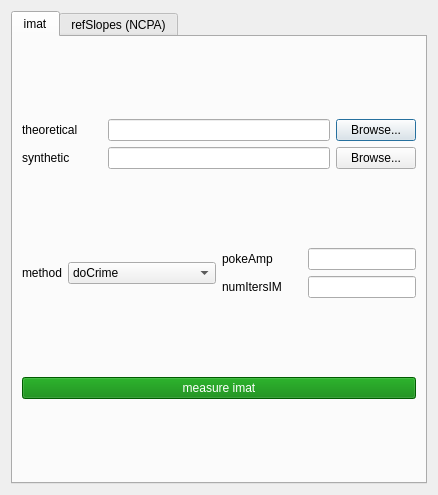
<?xml version="1.0" encoding="UTF-8"?>
<ui version="4.0">
 <class>AOCals</class>
 <widget class="QDialog" name="AOCals">
  <property name="geometry">
   <rect>
    <x>0</x>
    <y>0</y>
    <width>438</width>
    <height>495</height>
   </rect>
  </property>
  <property name="windowTitle">
   <string>AO Cals</string>
  </property>
  <layout class="QGridLayout" name="gridLayout">
   <item row="1" column="0">
    <widget class="QTabWidget" name="tabCals">
     <property name="styleSheet">
      <string notr="true">QTabWidget::tab-bar {
    alignment: left;
}</string>
     </property>
     <property name="currentIndex">
      <number>0</number>
     </property>
     <widget class="QWidget" name="tabCals_imat">
      <attribute name="title">
       <string>imat</string>
      </attribute>
      <layout class="QGridLayout" name="gridLayout_4">
       <item row="0" column="0" colspan="2">
        <layout class="QGridLayout" name="gridImat">
         <item row="0" column="0">
          <widget class="QLabel" name="gridImat_theor_label">
           <property name="sizePolicy">
            <sizepolicy hsizetype="Minimum" vsizetype="Preferred">
             <horstretch>0</horstretch>
             <verstretch>0</verstretch>
            </sizepolicy>
           </property>
           <property name="minimumSize">
            <size>
             <width>80</width>
             <height>0</height>
            </size>
           </property>
           <property name="maximumSize">
            <size>
             <width>100</width>
             <height>16777215</height>
            </size>
           </property>
           <property name="text">
            <string>theoretical</string>
           </property>
          </widget>
         </item>
         <item row="0" column="1">
          <widget class="QLineEdit" name="gridImat_theor_file"/>
         </item>
         <item row="0" column="2">
          <widget class="QPushButton" name="gridImat_theor_file_button">
           <property name="maximumSize">
            <size>
             <width>80</width>
             <height>16777215</height>
            </size>
           </property>
           <property name="text">
            <string>Browse...</string>
           </property>
          </widget>
         </item>
         <item row="1" column="0">
          <widget class="QLabel" name="gridImat_synth_label">
           <property name="sizePolicy">
            <sizepolicy hsizetype="Minimum" vsizetype="Preferred">
             <horstretch>0</horstretch>
             <verstretch>0</verstretch>
            </sizepolicy>
           </property>
           <property name="minimumSize">
            <size>
             <width>80</width>
             <height>0</height>
            </size>
           </property>
           <property name="maximumSize">
            <size>
             <width>100</width>
             <height>16777215</height>
            </size>
           </property>
           <property name="text">
            <string>synthetic</string>
           </property>
          </widget>
         </item>
         <item row="1" column="1">
          <widget class="QLineEdit" name="gridImat_synth_file"/>
         </item>
         <item row="1" column="2">
          <widget class="QPushButton" name="gridImat_synth_file_button">
           <property name="maximumSize">
            <size>
             <width>80</width>
             <height>16777215</height>
            </size>
           </property>
           <property name="text">
            <string>Browse...</string>
           </property>
          </widget>
         </item>
        </layout>
       </item>
       <item row="1" column="0">
        <layout class="QHBoxLayout" name="gridImatMethod">
         <item>
          <widget class="QLabel" name="gridImatMethod_label">
           <property name="text">
            <string>method</string>
           </property>
          </widget>
         </item>
         <item>
          <widget class="QComboBox" name="gridImatMethod_combo">
           <property name="sizePolicy">
            <sizepolicy hsizetype="Expanding" vsizetype="Fixed">
             <horstretch>0</horstretch>
             <verstretch>0</verstretch>
            </sizepolicy>
           </property>
           <property name="minimumSize">
            <size>
             <width>130</width>
             <height>0</height>
            </size>
           </property>
           <item>
            <property name="text">
             <string>doCrime</string>
            </property>
           </item>
           <item>
            <property name="text">
             <string>cacofoni</string>
            </property>
           </item>
           <item>
            <property name="text">
             <string>pushPull</string>
            </property>
           </item>
          </widget>
         </item>
        </layout>
       </item>
       <item row="1" column="1">
        <layout class="QGridLayout" name="gridImatParams">
         <item row="0" column="0">
          <widget class="QLabel" name="gridImatParams_pokeAmp_label">
           <property name="minimumSize">
            <size>
             <width>80</width>
             <height>0</height>
            </size>
           </property>
           <property name="text">
            <string>pokeAmp</string>
           </property>
          </widget>
         </item>
         <item row="0" column="1">
          <widget class="QLineEdit" name="gridImatParams_pokeAmp_entry">
           <property name="sizePolicy">
            <sizepolicy hsizetype="Maximum" vsizetype="Fixed">
             <horstretch>0</horstretch>
             <verstretch>0</verstretch>
            </sizepolicy>
           </property>
           <property name="minimumSize">
            <size>
             <width>60</width>
             <height>0</height>
            </size>
           </property>
           <property name="maximumSize">
            <size>
             <width>16777215</width>
             <height>16777215</height>
            </size>
           </property>
          </widget>
         </item>
         <item row="1" column="0">
          <widget class="QLabel" name="gridImatParams_numItersIM_label">
           <property name="minimumSize">
            <size>
             <width>80</width>
             <height>0</height>
            </size>
           </property>
           <property name="text">
            <string>numItersIM</string>
           </property>
          </widget>
         </item>
         <item row="1" column="1">
          <widget class="QLineEdit" name="gridImatParams_numItersIM_entry">
           <property name="sizePolicy">
            <sizepolicy hsizetype="Maximum" vsizetype="Fixed">
             <horstretch>0</horstretch>
             <verstretch>0</verstretch>
            </sizepolicy>
           </property>
           <property name="minimumSize">
            <size>
             <width>60</width>
             <height>0</height>
            </size>
           </property>
           <property name="maximumSize">
            <size>
             <width>16777215</width>
             <height>16777215</height>
            </size>
           </property>
          </widget>
         </item>
        </layout>
       </item>
       <item row="2" column="0" colspan="2">
        <widget class="QPushButton" name="measureImat_button">
         <property name="styleSheet">
          <string notr="true">color: white;
background-color: green;</string>
         </property>
         <property name="text">
          <string>measure imat</string>
         </property>
        </widget>
       </item>
      </layout>
     </widget>
     <widget class="QWidget" name="tabCals_refSlopes">
      <attribute name="title">
       <string>refSlopes (NCPA)</string>
      </attribute>
      <layout class="QGridLayout" name="gridLayout_5">
       <item row="0" column="0">
        <layout class="QVBoxLayout" name="gridCoords">
         <property name="spacing">
          <number>1</number>
         </property>
         <item>
          <layout class="QHBoxLayout" name="gridCoords_targetRA">
           <item>
            <widget class="QLabel" name="gridCoords_targetRA_label">
             <property name="minimumSize">
              <size>
               <width>80</width>
               <height>0</height>
              </size>
             </property>
             <property name="text">
              <string>Target RA</string>
             </property>
            </widget>
           </item>
           <item>
            <widget class="QLineEdit" name="gridCoords_targetRA_entry">
             <property name="minimumSize">
              <size>
               <width>150</width>
               <height>0</height>
              </size>
             </property>
            </widget>
           </item>
          </layout>
         </item>
         <item>
          <layout class="QHBoxLayout" name="gridCoords_targetDec">
           <item>
            <widget class="QLabel" name="gridCoords_targetDec_label">
             <property name="minimumSize">
              <size>
               <width>80</width>
               <height>0</height>
              </size>
             </property>
             <property name="text">
              <string>Target Dec</string>
             </property>
            </widget>
           </item>
           <item>
            <widget class="QLineEdit" name="gridCoords_targetDec_entry">
             <property name="minimumSize">
              <size>
               <width>150</width>
               <height>0</height>
              </size>
             </property>
            </widget>
           </item>
          </layout>
         </item>
         <item>
          <spacer name="hspacer_NCPA">
           <property name="orientation">
            <enum>Qt::Horizontal</enum>
           </property>
           <property name="sizeHint" stdset="0">
            <size>
             <width>40</width>
             <height>10</height>
            </size>
           </property>
          </spacer>
         </item>
         <item>
          <layout class="QHBoxLayout" name="gridCoords_guideRA">
           <item>
            <widget class="QLabel" name="gridCoords_guideRA_label">
             <property name="minimumSize">
              <size>
               <width>80</width>
               <height>0</height>
              </size>
             </property>
             <property name="text">
              <string>Guide RA</string>
             </property>
            </widget>
           </item>
           <item>
            <widget class="QLineEdit" name="gridCoords_guideRA_entry">
             <property name="minimumSize">
              <size>
               <width>150</width>
               <height>0</height>
              </size>
             </property>
            </widget>
           </item>
          </layout>
         </item>
         <item>
          <layout class="QHBoxLayout" name="gridCoords_guideDec">
           <item>
            <widget class="QLabel" name="gridCoords_guideDec_label">
             <property name="minimumSize">
              <size>
               <width>80</width>
               <height>0</height>
              </size>
             </property>
             <property name="text">
              <string>Guide Dec</string>
             </property>
            </widget>
           </item>
           <item>
            <widget class="QLineEdit" name="gridCoords_guideDec_entry">
             <property name="minimumSize">
              <size>
               <width>150</width>
               <height>0</height>
              </size>
             </property>
            </widget>
           </item>
          </layout>
         </item>
        </layout>
       </item>
       <item row="0" column="1">
        <widget class="QPushButton" name="updateAutoOffsets_button">
         <property name="styleSheet">
          <string notr="true">color: white;
background-color: green;</string>
         </property>
         <property name="text">
          <string>update auto
offsets</string>
         </property>
        </widget>
       </item>
       <item row="1" column="0">
        <layout class="QVBoxLayout" name="gridTune">
         <item>
          <layout class="QHBoxLayout" name="gridTune_tip">
           <item>
            <widget class="QLabel" name="gridTune_tip_label">
             <property name="minimumSize">
              <size>
               <width>50</width>
               <height>0</height>
              </size>
             </property>
             <property name="maximumSize">
              <size>
               <width>75</width>
               <height>16777215</height>
              </size>
             </property>
             <property name="text">
              <string>tip</string>
             </property>
            </widget>
           </item>
           <item>
            <widget class="QSlider" name="gridTune_tip_slider">
             <property name="minimumSize">
              <size>
               <width>150</width>
               <height>0</height>
              </size>
             </property>
             <property name="maximum">
              <number>99</number>
             </property>
             <property name="value">
              <number>49</number>
             </property>
             <property name="orientation">
              <enum>Qt::Horizontal</enum>
             </property>
            </widget>
           </item>
           <item>
            <widget class="QLineEdit" name="gridTune_tip_entry">
             <property name="minimumSize">
              <size>
               <width>50</width>
               <height>0</height>
              </size>
             </property>
             <property name="maximumSize">
              <size>
               <width>60</width>
               <height>16777215</height>
              </size>
             </property>
             <property name="text">
              <string>+0.00</string>
             </property>
            </widget>
           </item>
          </layout>
         </item>
         <item>
          <layout class="QHBoxLayout" name="gridTune_tilt">
           <item>
            <widget class="QLabel" name="gridTune_tilt_label">
             <property name="minimumSize">
              <size>
               <width>50</width>
               <height>0</height>
              </size>
             </property>
             <property name="maximumSize">
              <size>
               <width>75</width>
               <height>16777215</height>
              </size>
             </property>
             <property name="text">
              <string>tilt</string>
             </property>
            </widget>
           </item>
           <item>
            <widget class="QSlider" name="gridTune_tilt_slider">
             <property name="minimumSize">
              <size>
               <width>150</width>
               <height>0</height>
              </size>
             </property>
             <property name="maximum">
              <number>99</number>
             </property>
             <property name="value">
              <number>49</number>
             </property>
             <property name="orientation">
              <enum>Qt::Horizontal</enum>
             </property>
            </widget>
           </item>
           <item>
            <widget class="QLineEdit" name="gridTune_tilt_entry">
             <property name="minimumSize">
              <size>
               <width>50</width>
               <height>0</height>
              </size>
             </property>
             <property name="maximumSize">
              <size>
               <width>60</width>
               <height>16777215</height>
              </size>
             </property>
             <property name="text">
              <string>+0.00</string>
             </property>
            </widget>
           </item>
          </layout>
         </item>
         <item>
          <layout class="QHBoxLayout" name="gridTune_focus">
           <item>
            <widget class="QLabel" name="gridTune_focus_label">
             <property name="minimumSize">
              <size>
               <width>50</width>
               <height>0</height>
              </size>
             </property>
             <property name="maximumSize">
              <size>
               <width>75</width>
               <height>16777215</height>
              </size>
             </property>
             <property name="text">
              <string>focus</string>
             </property>
            </widget>
           </item>
           <item>
            <widget class="QSlider" name="gridTune_focus_slider">
             <property name="minimumSize">
              <size>
               <width>150</width>
               <height>0</height>
              </size>
             </property>
             <property name="maximum">
              <number>99</number>
             </property>
             <property name="value">
              <number>49</number>
             </property>
             <property name="orientation">
              <enum>Qt::Horizontal</enum>
             </property>
            </widget>
           </item>
           <item>
            <widget class="QLineEdit" name="gridTune_focus_entry">
             <property name="minimumSize">
              <size>
               <width>50</width>
               <height>0</height>
              </size>
             </property>
             <property name="maximumSize">
              <size>
               <width>60</width>
               <height>16777215</height>
              </size>
             </property>
             <property name="text">
              <string>+0.00</string>
             </property>
            </widget>
           </item>
          </layout>
         </item>
         <item>
          <layout class="QHBoxLayout" name="gridTune_a1">
           <item>
            <widget class="QLabel" name="gridTune_a1_label">
             <property name="minimumSize">
              <size>
               <width>50</width>
               <height>0</height>
              </size>
             </property>
             <property name="maximumSize">
              <size>
               <width>75</width>
               <height>16777215</height>
              </size>
             </property>
             <property name="text">
              <string>astig1</string>
             </property>
            </widget>
           </item>
           <item>
            <widget class="QSlider" name="gridTune_a1_slider">
             <property name="minimumSize">
              <size>
               <width>150</width>
               <height>0</height>
              </size>
             </property>
             <property name="maximum">
              <number>99</number>
             </property>
             <property name="value">
              <number>49</number>
             </property>
             <property name="orientation">
              <enum>Qt::Horizontal</enum>
             </property>
            </widget>
           </item>
           <item>
            <widget class="QLineEdit" name="gridTune_a1_entry">
             <property name="minimumSize">
              <size>
               <width>50</width>
               <height>0</height>
              </size>
             </property>
             <property name="maximumSize">
              <size>
               <width>60</width>
               <height>16777215</height>
              </size>
             </property>
             <property name="text">
              <string>+0.00</string>
             </property>
            </widget>
           </item>
          </layout>
         </item>
         <item>
          <layout class="QHBoxLayout" name="gridTune_a2">
           <item>
            <widget class="QLabel" name="gridTune_a2_label">
             <property name="minimumSize">
              <size>
               <width>50</width>
               <height>0</height>
              </size>
             </property>
             <property name="maximumSize">
              <size>
               <width>75</width>
               <height>16777215</height>
              </size>
             </property>
             <property name="text">
              <string>astig2</string>
             </property>
            </widget>
           </item>
           <item>
            <widget class="QSlider" name="gridTune_a2_slider">
             <property name="minimumSize">
              <size>
               <width>150</width>
               <height>0</height>
              </size>
             </property>
             <property name="maximum">
              <number>99</number>
             </property>
             <property name="value">
              <number>49</number>
             </property>
             <property name="orientation">
              <enum>Qt::Horizontal</enum>
             </property>
            </widget>
           </item>
           <item>
            <widget class="QLineEdit" name="gridTune_a2_entry">
             <property name="minimumSize">
              <size>
               <width>50</width>
               <height>0</height>
              </size>
             </property>
             <property name="maximumSize">
              <size>
               <width>60</width>
               <height>16777215</height>
              </size>
             </property>
             <property name="text">
              <string>+0.00</string>
             </property>
            </widget>
           </item>
          </layout>
         </item>
         <item>
          <layout class="QHBoxLayout" name="gridTune_c1">
           <item>
            <widget class="QLabel" name="gridTune_c1_label">
             <property name="minimumSize">
              <size>
               <width>50</width>
               <height>0</height>
              </size>
             </property>
             <property name="maximumSize">
              <size>
               <width>75</width>
               <height>16777215</height>
              </size>
             </property>
             <property name="text">
              <string>coma1</string>
             </property>
            </widget>
           </item>
           <item>
            <widget class="QSlider" name="gridTune_c1_slider">
             <property name="minimumSize">
              <size>
               <width>150</width>
               <height>0</height>
              </size>
             </property>
             <property name="maximum">
              <number>99</number>
             </property>
             <property name="value">
              <number>49</number>
             </property>
             <property name="orientation">
              <enum>Qt::Horizontal</enum>
             </property>
            </widget>
           </item>
           <item>
            <widget class="QLineEdit" name="gridTune_c1_entry">
             <property name="minimumSize">
              <size>
               <width>50</width>
               <height>0</height>
              </size>
             </property>
             <property name="maximumSize">
              <size>
               <width>60</width>
               <height>16777215</height>
              </size>
             </property>
             <property name="text">
              <string>+0.00</string>
             </property>
            </widget>
           </item>
          </layout>
         </item>
         <item>
          <layout class="QHBoxLayout" name="gridTune_c2">
           <item>
            <widget class="QLabel" name="gridTune_c2_label">
             <property name="minimumSize">
              <size>
               <width>50</width>
               <height>0</height>
              </size>
             </property>
             <property name="maximumSize">
              <size>
               <width>75</width>
               <height>16777215</height>
              </size>
             </property>
             <property name="text">
              <string>coma2</string>
             </property>
            </widget>
           </item>
           <item>
            <widget class="QSlider" name="gridTune_c2_slider">
             <property name="minimumSize">
              <size>
               <width>150</width>
               <height>0</height>
              </size>
             </property>
             <property name="maximum">
              <number>99</number>
             </property>
             <property name="value">
              <number>49</number>
             </property>
             <property name="orientation">
              <enum>Qt::Horizontal</enum>
             </property>
            </widget>
           </item>
           <item>
            <widget class="QLineEdit" name="gridTune_c2_entry">
             <property name="minimumSize">
              <size>
               <width>50</width>
               <height>0</height>
              </size>
             </property>
             <property name="maximumSize">
              <size>
               <width>60</width>
               <height>16777215</height>
              </size>
             </property>
             <property name="text">
              <string>+0.00</string>
             </property>
            </widget>
           </item>
          </layout>
         </item>
        </layout>
       </item>
       <item row="1" column="1">
        <widget class="QPushButton" name="updateUserOffsets_button">
         <property name="styleSheet">
          <string notr="true">color: white;
background-color: rgb(140, 123, 230);</string>
         </property>
         <property name="text">
          <string>update user
offsets</string>
         </property>
        </widget>
       </item>
       <item row="2" column="0" colspan="2">
        <widget class="QPushButton" name="resetAllOffsets_button">
         <property name="text">
          <string>reset all offsets</string>
         </property>
        </widget>
       </item>
      </layout>
     </widget>
    </widget>
   </item>
  </layout>
 </widget>
 <resources/>
 <connections/>
</ui>
